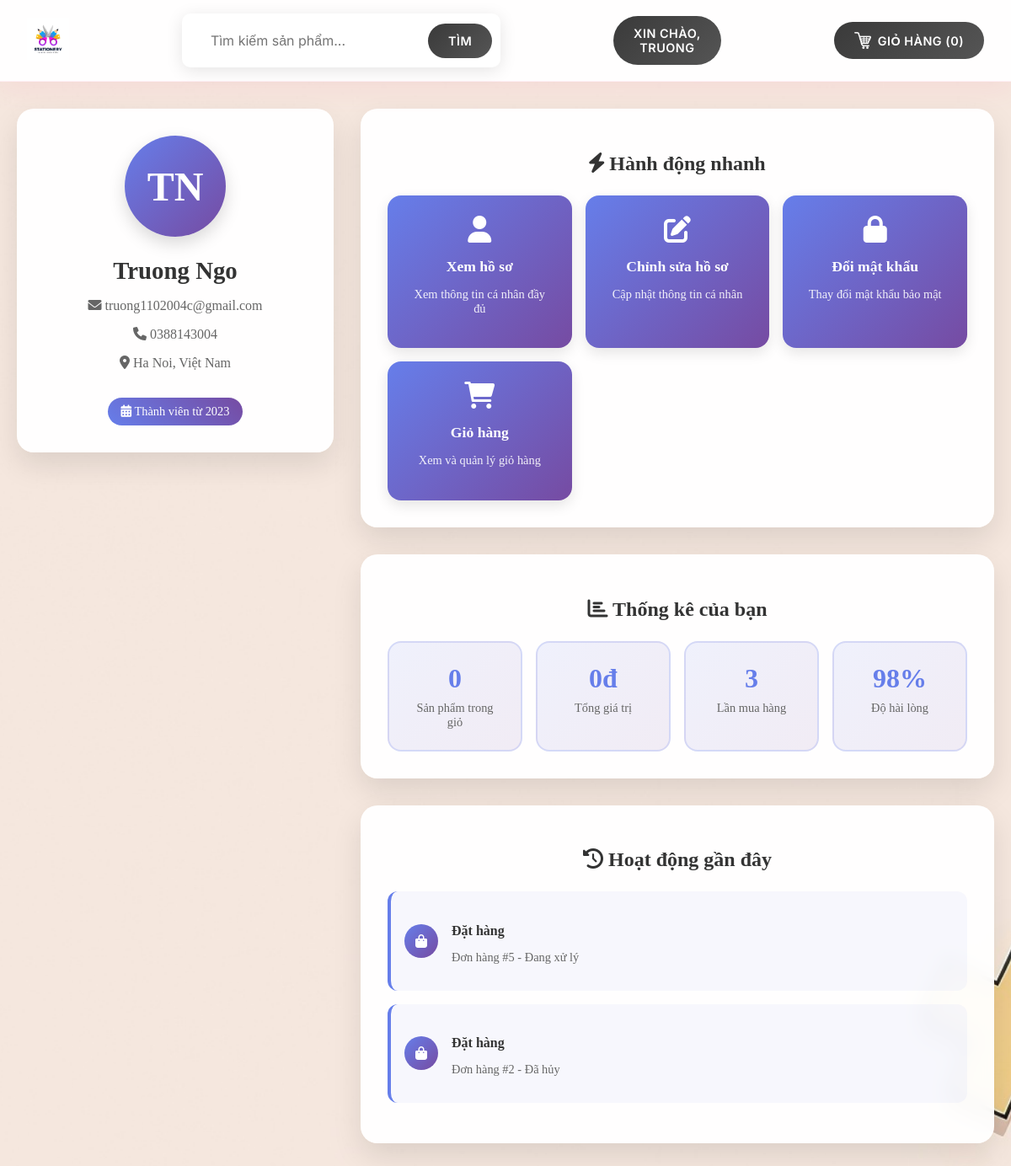
Screenshot of /account/profile (signed in) with the database file from the repository.
### tables this page shows
CREATE TABLE users 
		(userId INTEGER PRIMARY KEY, 
		password TEXT,
		email TEXT,
		firstName TEXT,
		lastName TEXT,
		address1 TEXT,
		address2 TEXT,
		zipcode TEXT,
		city TEXT,
		state TEXT,
		country TEXT, 
		phone TEXT
		, is_admin INTEGER DEFAULT 0, role TEXT DEFAULT 'user');

### routes/profile_routes.py (the view)
@profile_bp.route("/account/profile")
def profileHome():
    if 'email' not in session:
        flash("Vui lòng đăng nhập!")
        return redirect(url_for('auth.loginForm'))
    loggedIn, firstName, noOfItems = getLoginDetails()
    try:
        with get_db_connection() as conn:
            cur = conn.cursor()
            cur.execute("""
                SELECT userId, email, firstName, lastName, address1, address2,
                       zipcode, city, state, country, phone
                FROM users WHERE email = ?
            """, (session['email'],))
            user_data = cur.fetchone()
            if user_data:
                userId = user_data[0]
                stats = getUserStats(userId)
                recent_activities = getRecentActivity(userId)
                user_info = {
                    'userId': user_data[0],
                    'email': user_data[1],
                    'firstName': user_data[2] or 'User',
                    'lastName': user_data[3] or 'Name',
                    'fullName': f"{user_data[2] or 'User'} {user_data[3] or 'Name'}",
                    'address1': user_data[4] or '',
                    'address2': user_data[5] or '',
                    'zipcode': user_data[6] or '',
                    'city': user_data[7] or 'Hải Dương',
                    'state': user_data[8] or 'Hải Dương',
                    'country': user_data[9] or 'Việt Nam',
                    'phone': user_data[10] or '',
                    'avatar_letters': f"{(user_data[2] or 'U')[0]}{(user_data[3] or 'N')[0]}",
                    'member_since': '2023'
                }
                return render_template("profileHome.html",
                                     loggedIn=loggedIn,
                                     firstName=firstName,
                                     noOfItems=noOfItems,
                                     user_info=user_info,
                                     stats=stats,
                                     recent_activities=recent_activities)
    except sqlite3.Error as e:
        print(f"Database error in profileHome: {e}")
        flash("Lỗi khi tải thông tin hồ sơ!")
    return redirect(url_for('auth.loginForm'))

### app.py (called while the page is built)
def create_app():
    app = Flask(__name__)
    app.config.from_object(Config)
    if not os.path.exists(app.config['UPLOAD_FOLDER']):
        os.makedirs(app.config['UPLOAD_FOLDER'])
    register_blueprints(app)
    @app.context_processor
    def inject_template_vars():
        return {
            'url_for': url_for_wrapper
        }
    return app

def url_for_wrapper(endpoint, **values):
    from flask import url_for as flask_url_for
    route_mapping = {
        'root': 'main.root',
        'logout': 'auth.logout',
        'loginForm': 'auth.loginForm',
        'cart': 'cart.cart',
        'profileHome': 'profile.profileHome',
        'search': 'search.search',  # Map search route
        'displayCategory': 'search.search_by_category'  # Map category display
    }
    mapped_endpoint = route_mapping.get(endpoint, endpoint)
    try:
        return flask_url_for(mapped_endpoint, **values)
    except:
        try:
            return flask_url_for(endpoint, **values)
        except:
            return '#'

### utils/database.py (called while the page is built)
@contextmanager
def get_db_connection():
    conn = sqlite3.connect(Config.DATABASE_PATH)
    try:
        yield conn
    except Exception as e:
        conn.rollback()
        raise e
    finally:
        conn.close()

### utils/helpers.py (called while the page is built)
def getLoginDetails():
    try:
        with get_db_connection() as conn:
            cur = conn.cursor()
            if 'email' not in session:
                return False, '', 0
            cur.execute("SELECT userId, firstName FROM users WHERE email = ?", (session['email'],))
            user = cur.fetchone()
            if user:
                userId, firstName = user
                cur.execute("SELECT COUNT(productId) FROM kart WHERE userId = ?", (userId,))
                noOfItems = cur.fetchone()[0]
                return True, firstName or 'User', noOfItems
            return False, '', 0
    except sqlite3.Error as e:
        print(f"Database error in getLoginDetails: {e}")
        return False, '', 0

### templates/profileHome.html (shortened to what this page needs)
<!DOCTYPE HTML>
<html>
<head>
  <link rel="stylesheet" href="{{ url_for('static', filename='css/topStyle.css') }}" />
  <link rel="stylesheet" href="https://cdnjs.cloudflare.com/ajax/libs/font-awesome/6.0.0/css/all.min.css">
</head>
<body>
<div id="title">
  <a href="/">
    <img id="logo" src="{{ url_for('static', filename='images/logo.png') }}" alt="Logo" />
  </a>
  <form>
    <input id="searchBox" type="text" name="searchQuery" placeholder="Tìm kiếm sản phẩm...">
    <input id="searchButton" type="submit" value="Tìm">
  </form>
  {% if not loggedIn %}
  <div id="signInButton">
    <a class="link" href="/loginForm">Đăng nhập</a>
  </div>
  {% else %}
  <div class="dropdown">
    <button class="dropbtn">Xin chào, <br>{{ firstName }}</button>
  </div>
  {% endif %}
  <div id="kart">
    <a class="link" href="/cart">
      <img src="{{ url_for('static', filename='images/shoppingCart.png') }}" id="cartIcon" />
      GIỎ HÀNG ({{ noOfItems }})
    </a>
  </div>
</div>
<div class="container">
  <div class="profile-card">
    <div class="profile-avatar">
      {{ user_info.avatar_letters }}
    </div>
    <div class="profile-info">
      <h2>{{ user_info.fullName }}</h2>
      <p><i class="fas fa-envelope"></i> {{ user_info.email }}</p>
      {% if user_info.phone %}
      <p><i class="fas fa-phone"></i> {{ user_info.phone }}</p>
      {% endif %}
      <p><i class="fas fa-map-marker-alt"></i>
        {% if user_info.city and user_info.country %}
          {{ user_info.city }}, {{ user_info.country }}
        {% else %}
          Hải Dương, Việt Nam
        {% endif %}
      </p>
      <div class="member-since">
        <i class="fas fa-calendar-alt"></i> Thành viên từ {{ user_info.member_since }}
      </div>
    </div>
  </div>
  <div class="main-content">
    <div class="quick-actions">
      <h2><i class="fas fa-bolt"></i> Hành động nhanh</h2>
      <div class="actions-grid">
        <a href="/account/profile/view" class="action-card">
          <i class="fas fa-user"></i>
          <h3>Xem hồ sơ</h3>
          <p>Xem thông tin cá nhân đầy đủ</p>
        </a>
        <a href="/account/profile/edit" class="action-card">
          <i class="fas fa-edit"></i>
          <h3>Chỉnh sửa hồ sơ</h3>
          <p>Cập nhật thông tin cá nhân</p>
        </a>
        <a href="/account/profile/changePassword" class="action-card">
          <i class="fas fa-lock"></i>
          <h3>Đổi mật khẩu</h3>
          <p>Thay đổi mật khẩu bảo mật</p>
        </a>
        <a href="/cart" class="action-card">
          <i class="fas fa-shopping-cart"></i>
          <h3>Giỏ hàng</h3>
          <p>Xem và quản lý giỏ hàng</p>
        </a>
      </div>
    </div>
    <div class="stats-section">
      <h2><i class="fas fa-chart-bar"></i> Thống kê của bạn</h2>
      <div class="stats-grid">
        <div class="stat-item">
          <div class="stat-number">{{ stats.cart_items }}</div>
          <div class="stat-label">Sản phẩm trong giỏ</div>
        </div>
        <div class="stat-item">
          <div class="stat-number">{{ "{:,.0f}".format(stats.total_value) }}đ</div>
          <div class="stat-label">Tổng giá trị</div>
        </div>
        <div class="stat-item">
          <div class="stat-number">{{ stats.order_count }}</div>
          <div class="stat-label">Lần mua hàng</div>
        </div>
        <div class="stat-item">
          <div class="stat-number">{{ stats.satisfaction }}%</div>
          <div class="stat-label">Độ hài lòng</div>
        </div>
      </div>
    </div>
    <div class="recent-activity">
      <h2><i class="fas fa-history"></i> Hoạt động gần đây</h2>
      {% for activity in recent_activities %}
      <div class="activity-item">
        <div class="activity-icon">
          <i class="{{ activity.icon }}"></i>
        </div>
        <div class="activity-content">
          <h4>{{ activity.title }}</h4>
          <p>{{ activity.description }}</p>
        </div>
      </div>
      {% endfor %}
    </div>
  </div>
</div>
</body>
</html>

### static/css/topStyle.css (style rules this page uses)
:root { --cream: #FBF7EF; --light-pink: #F7F2E8; --white: #FFFFFF; --dark-brown: #111111; --medium-brown: #3A3A3A; --primary-pink: #3A3A3A; --secondary-pink: #6A6A6A; --accent-gold: #D9D9D9; --shadow-primary: rgba(0, 0, 0, 0.15); --shadow-gold: rgba(0, 0, 0, 0.08); --gradient-1: linear-gradient(135deg, #3A3A3A 0%, #555555 100%); --gradient-2: linear-gradient(45deg, #FBF7EF 0%, #FFFFFF 100%); --cake-pink: #EDEAE2; --cake-cream: #FFFFFF; --cake-chocolate: #111111; --transition-fast: 0.2s; --transition-medium: 0.3s; --transition-slow: 0.5s; }
#title { background: rgba(255, 255, 255, 0.95); backdrop-filter: blur(20px); -webkit-backdrop-filter: blur(20px); padding: 1rem 2rem; box-shadow: 0 8px 32px rgba(255, 107, 157, 0.1); border-bottom: 1px solid rgba(255, 107, 157, 0.1); position: sticky; top: 0; z-index: 1000; display: flex; align-items: center; justify-content: space-between; flex-wrap: wrap; gap: 1rem; overflow: visible; }
#logo { height: 50px; width: auto; transition: transform 0.3s ease; }
form { display: flex; align-items: center; background: var(--white); border-radius: 10px; padding: 0.5rem; box-shadow: 0 4px 20px rgba(0, 0, 0, 0.1); border: 2px solid transparent; transition: all 0.3s ease; }
#searchBox { border: none; outline: none; padding: 0.75rem 1.5rem; font-size: 1rem; border-radius: 50px; background: transparent; flex: 1; min-width: 250px; font-family: 'Inter', sans-serif; color: var(--dark-brown); }
#searchBox::placeholder { color: var(--medium-brown); opacity: 0.7; }
#searchButton { background: var(--gradient-1); border: none; color: white; padding: 0.75rem 1.5rem; border-radius: 50px; cursor: pointer; font-weight: 600; transition: all 0.3s ease; text-transform: uppercase; letter-spacing: 0.5px; font-family: 'Inter', sans-serif; font-size: 0.9rem; }
.link { background: var(--gradient-1); color: white; text-decoration: none; padding: 0.75rem 1.5rem; border-radius: 50px; font-weight: 600; transition: all 0.3s ease; display: flex; align-items: center; gap: 0.5rem; text-transform: uppercase; letter-spacing: 0.5px; font-size: 0.9rem; font-family: 'Inter', sans-serif; }
#kart { display: flex; align-items: center; }
#kart .link { margin: 0; }
#cartIcon { width: 20px; height: 20px; filter: brightness(0) invert(1); }
.dropdown { position: relative; z-index: 1001; }
.dropbtn { background: var(--gradient-1); color: white; padding: 0.75rem 1.5rem; border: none; border-radius: 50px; cursor: pointer; font-weight: 600; transition: all 0.3s ease; text-transform: uppercase; letter-spacing: 0.5px; font-family: 'Inter', sans-serif; font-size: 0.9rem; position: relative; z-index: 1002; }
@media (max-width: 1200px) { #searchBox { min-width: 200px; } }
#title { transition: all 0.3s ease; }
* { transition: color 0.3s ease, background-color 0.3s ease, transform 0.3s ease; }
#title { animation: slideDown 0.6s ease-out; }

### rows the page displays
users: firstName "TRUONG", email "truong1102004c@gmail.com", phone "0388143004", city "Ha Noi", country "Việt Nam"

### other values shown
{{ noOfItems }} "0"
{{ user_info.avatar_letters }} "TN"
{{ user_info.fullName }} "Truong Ngo"
{{ user_info.member_since }} "2023"
{{ stats.cart_items }} "0"
{{ "{:,.0f}".format(stats.total_value) }} "0"
{{ stats.order_count }} "3"
{{ stats.satisfaction }} "98"
{{ activity.title }} "Đặt hàng" "Đặt hàng"
{{ activity.description }} "Đơn hàng #5 - Đang xử lý" "Đơn hàng #2 - Đã hủy"
